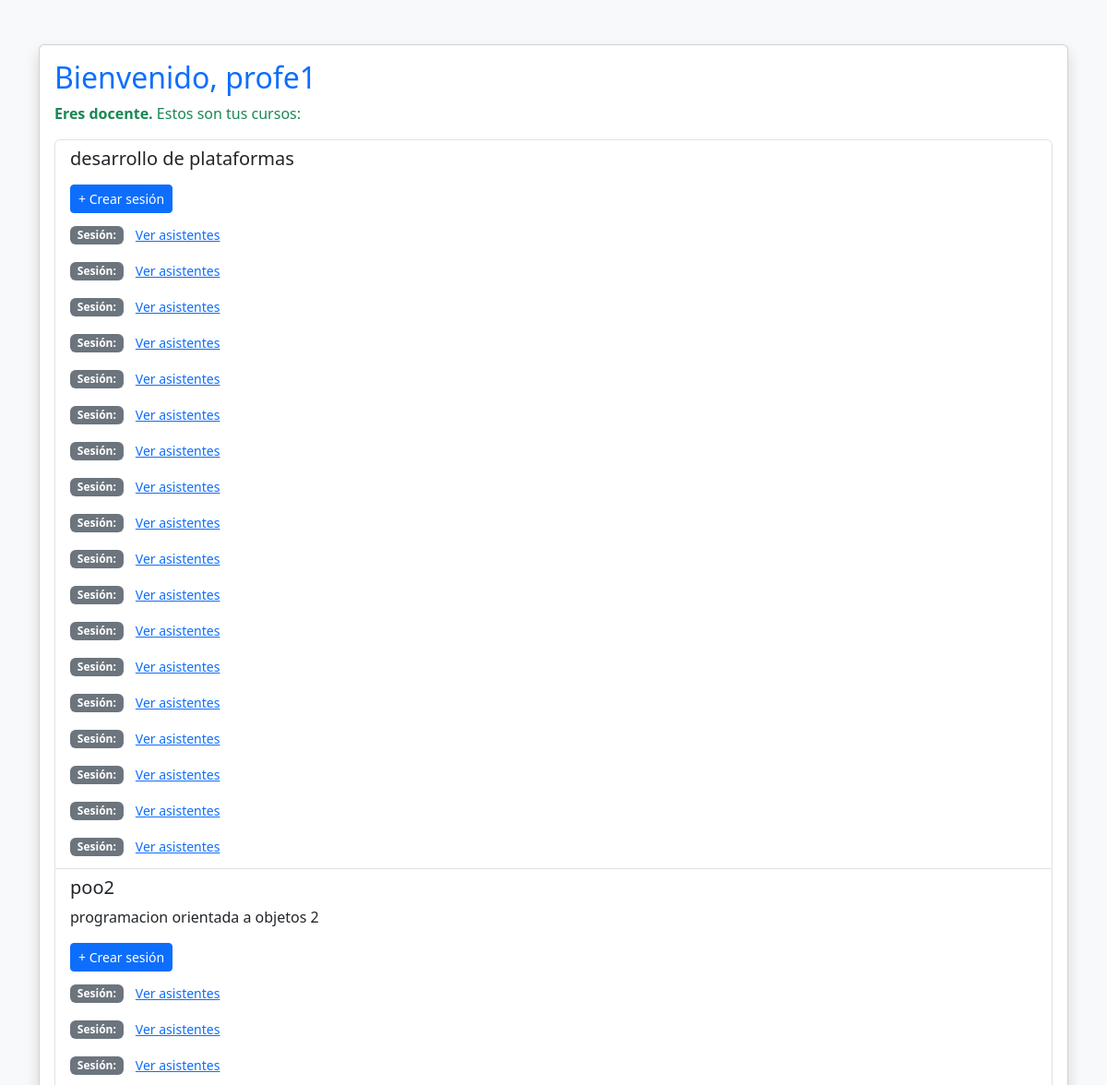
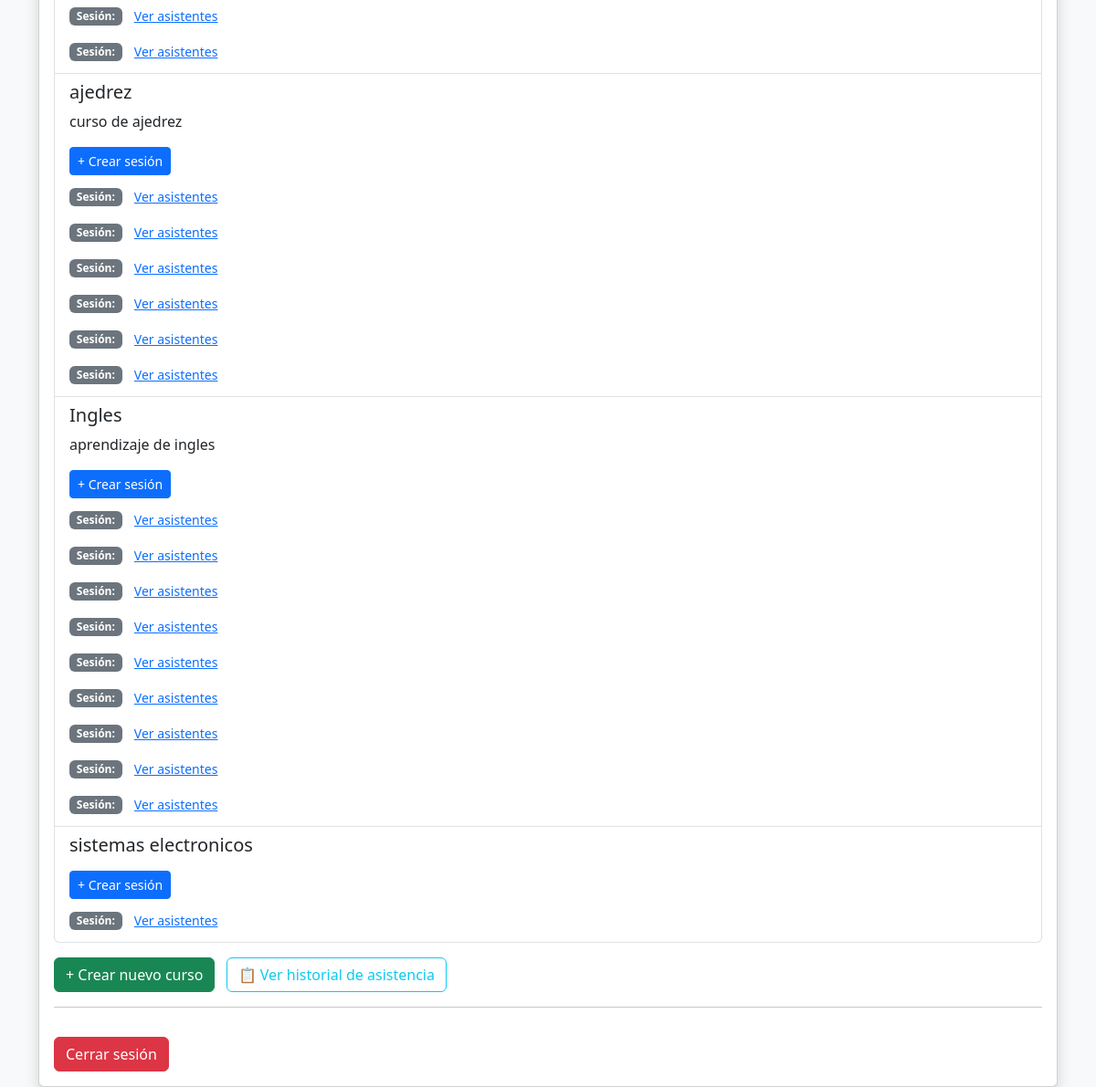
The page / (signed in) on the database its author committed (2 pictures, top to bottom).
### usuarios/models.py (models this page shows, shortened)
class Usuario(AbstractUser):
    es_docente = models.BooleanField(default=False)

class Curso(models.Model):
    nombre = models.CharField(max_length=100)
    descripcion = models.TextField(blank=True, validators=[MinLengthValidator(10)])
    docente = models.ForeignKey(settings.AUTH_USER_MODEL, on_delete=models.CASCADE)

class Sesion(models.Model):
    curso = models.ForeignKey(Curso, on_delete=models.CASCADE)
    fecha = models.DateField(auto_now_add=True)
    uuid = models.UUIDField(default=uuid.uuid4, editable=False, unique=True)

### usuarios/views.py (the view)
# urls.py: path('', views.inicio_view, name='inicio'),
@login_required
def inicio_view(request):
    usuario = request.user
    cursos = []
    if usuario.es_docente:
        cursos = Curso.objects.filter(docente=usuario)
    return render(request, 'usuarios/inicio.html', {
        'usuario': usuario,
        'cursos': cursos
    })

### usuarios/templates/usuarios/inicio.html (shortened to what this page needs)
{% load static %}
<!DOCTYPE html>
<html lang="es">
<head>
    <link href="https://cdn.jsdelivr.net/npm/bootstrap@5.3.3/dist/css/bootstrap.min.css" rel="stylesheet">
</head>
<body class="bg-light">
<div class="container mt-5">
    <div class="card shadow">
        <div class="card-body">
            <h2 class="card-title text-primary">Bienvenido, {{ usuario.username }}</h2>
            {% if usuario.es_docente %}
                <p class="text-success"><strong>Eres docente.</strong> Estos son tus cursos:</p>
                {% if cursos %}
                    <ul class="list-group mb-3">
                        {% for curso in cursos %}
                            <li class="list-group-item">
                                <h5>{{ curso.nombre }}</h5>
                                <p>{{ curso.descripcion }}</p>
                                <form action="{% url 'crear_sesion' curso.id %}" method="post" class="d-inline">
                                    <button type="submit" class="btn btn-sm btn-primary">+ Crear sesión</button>
                                </form>
                                {% for sesion in curso.sesion_set.all %}
                                    <div class="mt-2">
                                        <span class="badge bg-secondary">Sesión: {{ sesion.fecha_creacion }}</span>
                                        <a href="{% url 'ver_asistentes' sesion.id %}" class="btn btn-link btn-sm">Ver asistentes</a>
                                    </div>
                                {% empty %}
                                    <p class="text-muted mt-2">No hay sesiones creadas aún.</p>
                                {% endfor %}
                            </li>
                        {% endfor %}
                    </ul>
                {% else %}
                    <div class="alert alert-warning">No tienes cursos asignados aún.</div>
                {% endif %}
                <a href="{% url 'crear_curso' %}" class="btn btn-success me-2">+ Crear nuevo curso</a>
                <a href="{% url 'historial_docente' %}" class="btn btn-outline-info">📋 Ver historial de asistencia</a>
            {% endif %}
            <hr>
            <a href="{% url 'logout' %}" class="btn btn-danger mt-3">Cerrar sesión</a>
        </div>
    </div>
</div>
</body>
</html>

### rows shown on the page
Usuario: username "profe1"
Curso: nombre "desarrollo de plataformas"
Curso: nombre "poo2", descripcion "programacion orientada a objetos 2"
Curso: nombre "ajedrez", descripcion "curso de ajedrez"
Curso: nombre "Ingles", descripcion "aprendizaje de ingles"
Curso: nombre "sistemas electronicos"
